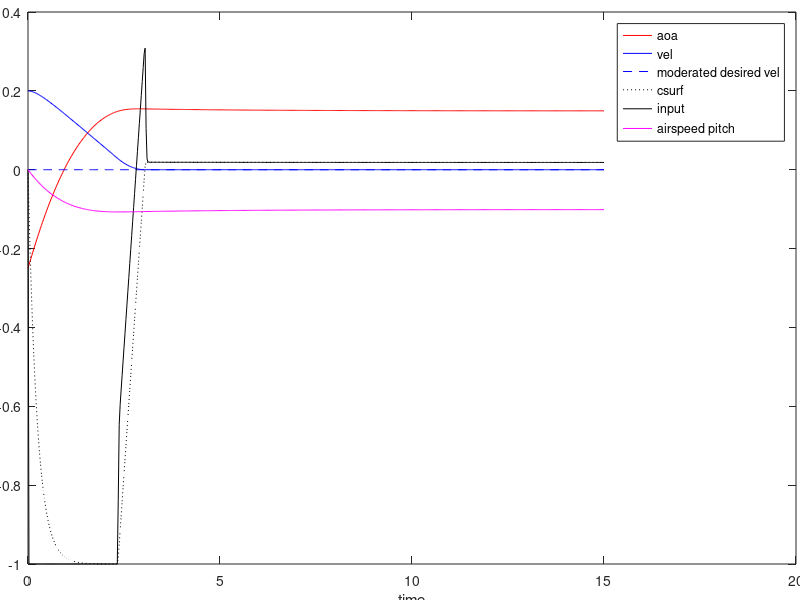

This figure's MATLAB source:
%% initialize plane characteristics
moi = 10000.0;
mass = 200.0;
g = 10.0;
gravity = mass * g;
density = 1.0;
airspd = 200.0;
dyn_pressure = density * airspd^2;

% Calculate lift coefficient
horizontal_flight_aoa = 0.15;
% Lift == gravity
% aoa * Cl == gravity
% Cl = gravity / aoa
Cl = gravity / horizontal_flight_aoa;

% set control lag factor
csurf_exp_factor = 0.25;

% linear control torques
sas_torque = 10.0;
engine_torque = 10.0;

% control and aoa aothority
k0 = 0.0;
k1 = -100.0;
k2 = 800.0;

% limits
max_aoa = 0.25;
max_v = 5.0;
max_g = 10.0;

dt = 0.025;
% model evolution law:
% x' = A * x + B * u + C
% x(i+1) = x(i) + (A*x(i) + B*u(i) + C)*dt
A = zeros(3);
B = zeros(3, 1);
C = zeros(3, 1);
%% run simulation
init_aoa = -0.25;
init_ang_vel = 0.2;
init_csurf = 0.0;
init_pitch = 0.0;

x = zeros(3,1);                 % current state-vector, zero it out
x(1) = init_aoa;
x(2) = init_ang_vel;
x(3) = init_csurf;
cur_pitch = init_pitch;         % non-linear pitch angle

% evaluate initial transfer matrixes
A(1,1) = - Cl / mass / airspd;
A(1,2) = 1.0;
A(2,1) = k1 / moi;
A(2,3) = k2 * (1.0 - dt / csurf_exp_factor) / moi;
A(3,3) = -1.0 / csurf_exp_factor;
B(2,1) = (sas_torque + dt / csurf_exp_factor) / moi;
B(3,1) = 1.0 / csurf_exp_factor;
C(1,1) = g * cos(cur_pitch) / airspd;
C(2,1) = k0 / moi;
% save them for MPC
Ai = A;
Bi = B;
Ci = C;

% user meta-variables
u = init_csurf;                     % current input vector
desired_v = 0.0;

simul_time = 15.0;
simul_length = int16(simul_time / dt);

% prepare output vectors
time = linspace(0.0, double(simul_length) * dt, simul_length + 1);
aoa = zeros(1, simul_length + 1);
ang_vel = zeros(1, simul_length + 1);
csurf = zeros(1, simul_length + 1);
input = zeros(1, simul_length + 1);
pitch = zeros(1, simul_length + 1);
desired_ang_v_arr = zeros(1, simul_length + 1);
mpc_predict = zeros(1, simul_length + 1);
mpc_predict(1) = init_ang_vel;

% Get moderation parameters
res_max_aoa = max_aoa;
res_max_v = max_v;
% find balanced state for steady turn on 1.0 input
% it is also a maximum controllable aoa
steady_input_turn_x = max(Ai \ (- Bi .* 1.0 - Ci), Ai \ (Bi .* 1.0 - Ci));
res_max_aoa = min(res_max_aoa, abs(steady_input_turn_x(1)));
res_max_v = min(res_max_v, abs(steady_input_turn_x(2)));
% find angular velocity on steady turn with max_g g-force
steady_g_turn_v = max_g / airspd;
steady_g_turn_aoa = (max_g + g * cos(cur_pitch)) * mass / Cl;
res_max_aoa = min(res_max_aoa, abs(steady_g_turn_aoa));
res_max_v = min(res_max_v, steady_g_turn_v);
% find balanced angular velocity for steady turn on res_max_aoa
steady_aoa_turn_v = (Cl * res_max_aoa / mass - g * cos(cur_pitch)) / airspd;
res_max_v = min(res_max_v, steady_aoa_turn_v);

% Controller gains
Kacc = 8.0;

% let's try naive value of dyn_max_v
dyn_max_v = 0.5 * sqrt(res_max_aoa * (k0 + k1 * res_max_aoa / 2.0 + k2 + sas_torque) / moi);
C(1,1) = 0.0;

mpc_dt = 0.025;
v_eps = 1e-2;
% tune dyn_max_v with relaxation simulation
while false
    % perform simulation
    x_sim = [res_max_aoa; -dyn_max_v; 0.0];     % start on max_aoa with minimum angvel
    u_sim = 0.0;
    under_zero = 0;
    iter_limit = 1000;   % 10 seconds simulation frame
    iter = 0;
    cur_pitch_sim = cur_pitch;
    while true
        aoa(iter+1) = x_sim(1);
        ang_vel(iter+1) = x_sim(2);
        csurf(iter+1) = x_sim(3);
        input(iter+1) = u_sim;
        
        desired_acc = -Kacc * x_sim(2);     % relaxate to v = 0.0
        % get predicted state derivative
        pr_dx = Ai * x_sim + Bi * u_sim + Ci;
        cntrl_auth = Bi(2);     % supposed authority of control
        pr_acc = pr_dx(2);      % predicted acc
        acc_err = desired_acc - pr_acc;
        acc_sat = 1.0;          % how fast we want to converge to desired_acc
        new_u = max(-1.0, min(1.0, u_sim + acc_err / cntrl_auth * acc_sat));
        x_sim = x_sim + (Ai * x_sim + Bi * new_u + Ci) .* mpc_dt;    % predicted x
        % apply control
        u_sim = new_u;

        % nonlinear pitch transfer
        cur_pitch_sim = cur_pitch_sim + (Cl * x_sim(1) / mass - g * cos(cur_pitch_sim)) / airspd * mpc_dt;
        
        % check if we finished
        if abs(x_sim(2)) < v_eps
            under_zero = under_zero + 1;
            if under_zero > 10
                break; 
            end
        end
        
        if abs(x_sim(1)) > res_max_aoa
            break;
        end
        
        iter = iter+1;
        if iter > iter_limit
            break; 
        end
    end
    % decrease dyn_max_v if needed
    if (x_sim(2) > v_eps) || (abs(x_sim(1)) > res_max_aoa)
        dyn_max_v = 0.9 * dyn_max_v;
        if dyn_max_v < 0.01
            break;
        end
    else
        break;
    end
end

aoa(1) = init_aoa;
ang_vel(1) = init_ang_vel;
csurf(1) = init_csurf;
input(1) = u;
desired_ang_v_arr(1) = desired_v;

% Acc control section
dx_bias = zeros(3,1);
first_cycle = true;

% bias of moder error
%k0 = k0 + 0.01;
%k1 = k1 - 100.0;
%k2 = k2 - 200.0;

% do simulate
for frame = 2:simul_length+1
    % noise
    k0_noise = 0.0 * (rand(1) - 0.5) * 0.005;
    k1_noise = 0.0 * (rand(1) - 0.5) * 10.0;
    k2_noise = 0.0 * (rand(1) - 0.5) * 20.0;
    Cl_moise = 0.0 * (rand(1) - 0.5) * 200.0;
    % update transfer matrixes
    A(1,1) = - (Cl + Cl_moise) / mass / airspd;
    A(1,2) = 1.0;
    A(2,1) = (k1 + k1_noise) / moi;
    A(2,3) = (k2 + k2_noise) * (1.0 - dt / csurf_exp_factor) / moi;
    A(3,3) = -1.0 / csurf_exp_factor;
    B(2,1) = (sas_torque + (k2 + k2_noise) * dt / csurf_exp_factor) / moi;
    B(3,1) = 1.0 / csurf_exp_factor;
    C(1,1) = g * cos(cur_pitch) / airspd;
    C(2,1) = (k0 + k0_noise) / moi;
    
    if double(frame) * dt > 7.0
        desired_v = 0.0;
    end
    
    % ANGULAR VEL Controller
    
    % update moderation values
    res_max_aoa = max_aoa;
    res_max_v = max_v;
    res_max_aoa = min(res_max_aoa, abs(steady_input_turn_x(1)));
    res_max_v = min(res_max_v, abs(steady_input_turn_x(2)));
    % find angular velocity on steady turn with max_g g-force
    steady_g_turn_aoa = max_g * mass / Cl;
    res_max_aoa = min(res_max_aoa, abs(steady_g_turn_aoa));
    res_max_v = min(res_max_v, steady_g_turn_v);
    % find balanced angular velocity for steady turn on res_max_aoa
    steady_aoa_turn_v = (Cl * res_max_aoa / mass - g * cos(cur_pitch)) / airspd;
    res_max_v = min(res_max_v, steady_aoa_turn_v);
    
    % linear scaling of v limit
    if desired_v - x(1) >= 0.0
        scaled_aoa = (res_max_aoa - x(1)) / (2.0 * res_max_aoa);
        dyn_desired_v = min(dyn_max_v, desired_v);
        scaled_restrained_v = min(dyn_desired_v,...
            dyn_desired_v * scaled_aoa + res_max_v * (1.0 - scaled_aoa));
    else
        scaled_aoa = (x(1) + res_max_aoa) / (2.0 * res_max_aoa);
        dyn_desired_v = max(-dyn_max_v, desired_v);
        scaled_restrained_v = max(dyn_desired_v,...
            dyn_desired_v * scaled_aoa - res_max_v * (1.0 - scaled_aoa));
    end    
    v_error = x(2) - scaled_restrained_v;
    % let's descend by quadratic function
    kacc_quadr = 0.2 * A(2,3) * B(3,1);
    %kacc_quadr = 0.1;
    if v_error >= 0.0
        quadr_x = -sqrt(v_error / kacc_quadr);
        desired_deriv = (kacc_quadr * (quadr_x + dt)^2 - kacc_quadr * quadr_x^2) / dt;
    else
        quadr_x = -sqrt(v_error / -kacc_quadr);
        %desired_deriv = -quadr_x * 2.0 * kacc_quadr;
        desired_deriv = (-kacc_quadr * (quadr_x + dt)^2 + kacc_quadr * quadr_x^2) / dt;
    end
    if abs(quadr_x) <= dt
        desired_deriv = -v_error / dt;
    end
    %Kacc = sqrt(abs(B(2, 1) / v_error));
    %desired_acc = -Kacc * v_error;
    desired_acc = desired_deriv;
    
    % ANGULAR ACC Controller
    
    % analyze errors in model
    if ~first_cycle
        dx_bias = dx - pr_x;   % how big was x' prediction error
    end
    first_cycle = false;
    % get predicted state derivative
    pr_dx = A * x + B * u + Ci;
    cntrl_auth = B(2);     % supposed authority of control
    pr_acc = pr_dx(2);      % predicted acc
    acc_err = desired_acc - pr_acc;
    acc_sat = 1.0;          % how fast we want to converge to desired_acc
    new_u = max(-1.0, min(1.0, u + acc_err / cntrl_auth * acc_sat));
    delta_u = new_u - u;
    pr_x = x + (A * x + B * new_u + C) .* dt;    % predicted x
    pr_dx = pr_dx + delta_u * cntrl_auth;
    % apply control
    u = new_u;
    
    % do calculations
    dx = (A * x + B * u + C) .* dt;
    x = x + dx;
    % nonlinear pitch transfer
    cur_pitch = cur_pitch + (Cl * x(1) / mass - g * cos(cur_pitch)) / airspd * dt;
    
    % write to outputs
    aoa(frame) = x(1);
    ang_vel(frame) = x(2);
    csurf(frame) = x(3);
    input(frame) = u;
    pitch(frame) = cur_pitch;
    desired_ang_v_arr(frame) = scaled_restrained_v;
end

%% plot outputs
scrsz = get(0,'ScreenSize');
figure('Name','Pitch simulation',...
    'Position',[100 50 scrsz(3)*0.9 scrsz(4)*0.8])
plot(time, aoa, 'r');
hold on
plot(time, ang_vel, 'b');
plot(time, desired_ang_v_arr, 'b--');
plot(time, csurf, 'k:');
plot(time, input, 'k');
plot(time, pitch, 'm');
hold off;
xlabel('time')
legend('aoa', 'vel', 'moderated desired vel', 'csurf', 'input', 'airspeed pitch');
h = gca;
set(h, 'Position', [0.035 0.06 0.96 0.92]);
